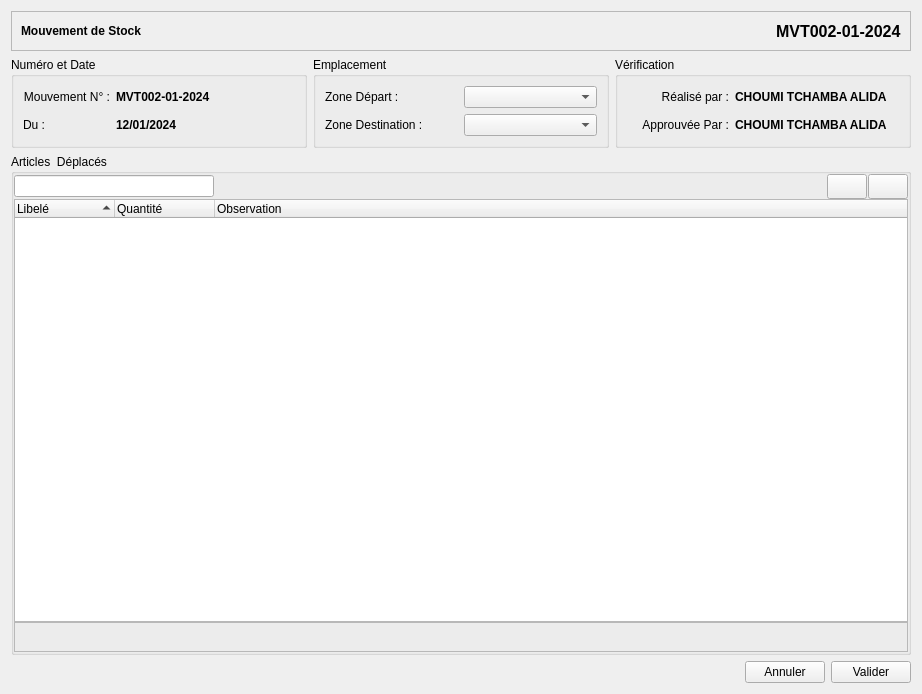
<?xml version="1.0" encoding="UTF-8"?>
<ui version="4.0">
 <class>Form</class>
 <widget class="QWidget" name="Form">
  <property name="geometry">
   <rect>
    <x>0</x>
    <y>0</y>
    <width>922</width>
    <height>694</height>
   </rect>
  </property>
  <property name="windowTitle">
   <string>Form</string>
  </property>
  <layout class="QVBoxLayout" name="verticalLayout_3">
   <item>
    <widget class="QFrame" name="frame_2">
     <property name="enabled">
      <bool>true</bool>
     </property>
     <property name="minimumSize">
      <size>
       <width>0</width>
       <height>40</height>
      </size>
     </property>
     <property name="maximumSize">
      <size>
       <width>16777215</width>
       <height>40</height>
      </size>
     </property>
     <property name="frameShape">
      <enum>QFrame::StyledPanel</enum>
     </property>
     <property name="frameShadow">
      <enum>QFrame::Plain</enum>
     </property>
     <property name="lineWidth">
      <number>0</number>
     </property>
     <layout class="QHBoxLayout" name="horizontalLayout_7">
      <item>
       <widget class="QLabel" name="label_3">
        <property name="sizePolicy">
         <sizepolicy hsizetype="Expanding" vsizetype="Preferred">
          <horstretch>0</horstretch>
          <verstretch>0</verstretch>
         </sizepolicy>
        </property>
        <property name="font">
         <font>
          <bold>true</bold>
         </font>
        </property>
        <property name="lineWidth">
         <number>0</number>
        </property>
        <property name="text">
         <string>Mouvement de Stock</string>
        </property>
       </widget>
      </item>
      <item>
       <widget class="QLabel" name="label_4">
        <property name="font">
         <font>
          <pointsize>12</pointsize>
          <bold>true</bold>
         </font>
        </property>
        <property name="text">
         <string>MVT002-01-2024</string>
        </property>
       </widget>
      </item>
     </layout>
    </widget>
   </item>
   <item>
    <layout class="QHBoxLayout" name="horizontalLayout_6">
     <item>
      <widget class="QGroupBox" name="groupBox">
       <property name="title">
        <string>Numéro et Date</string>
       </property>
       <layout class="QGridLayout" name="gridLayout_4">
        <item row="0" column="0">
         <layout class="QGridLayout" name="gridLayout_3">
          <item row="1" column="0">
           <widget class="QLabel" name="label">
            <property name="sizePolicy">
             <sizepolicy hsizetype="Fixed" vsizetype="Preferred">
              <horstretch>0</horstretch>
              <verstretch>0</verstretch>
             </sizepolicy>
            </property>
            <property name="text">
             <string>Du :</string>
            </property>
            <property name="alignment">
             <set>Qt::AlignRight|Qt::AlignTrailing|Qt::AlignVCenter</set>
            </property>
           </widget>
          </item>
          <item row="1" column="1">
           <widget class="QLabel" name="label_9">
            <property name="sizePolicy">
             <sizepolicy hsizetype="Ignored" vsizetype="Preferred">
              <horstretch>0</horstretch>
              <verstretch>0</verstretch>
             </sizepolicy>
            </property>
            <property name="minimumSize">
             <size>
              <width>70</width>
              <height>0</height>
             </size>
            </property>
            <property name="font">
             <font>
              <bold>true</bold>
             </font>
            </property>
            <property name="text">
             <string>12/01/2024</string>
            </property>
           </widget>
          </item>
          <item row="0" column="0">
           <widget class="QLabel" name="label_5">
            <property name="sizePolicy">
             <sizepolicy hsizetype="Fixed" vsizetype="Preferred">
              <horstretch>0</horstretch>
              <verstretch>0</verstretch>
             </sizepolicy>
            </property>
            <property name="text">
             <string>Mouvement N° :</string>
            </property>
            <property name="alignment">
             <set>Qt::AlignRight|Qt::AlignTrailing|Qt::AlignVCenter</set>
            </property>
           </widget>
          </item>
          <item row="0" column="1">
           <widget class="QLabel" name="label_8">
            <property name="sizePolicy">
             <sizepolicy hsizetype="Ignored" vsizetype="Preferred">
              <horstretch>0</horstretch>
              <verstretch>0</verstretch>
             </sizepolicy>
            </property>
            <property name="minimumSize">
             <size>
              <width>95</width>
              <height>0</height>
             </size>
            </property>
            <property name="font">
             <font>
              <bold>true</bold>
             </font>
            </property>
            <property name="text">
             <string>MVT002-01-2024</string>
            </property>
            <property name="alignment">
             <set>Qt::AlignLeading|Qt::AlignLeft|Qt::AlignVCenter</set>
            </property>
           </widget>
          </item>
         </layout>
        </item>
       </layout>
      </widget>
     </item>
     <item>
      <widget class="QGroupBox" name="groupBox_4">
       <property name="title">
        <string>Emplacement</string>
       </property>
       <layout class="QGridLayout" name="gridLayout_6">
        <item row="0" column="0">
         <layout class="QGridLayout" name="gridLayout_5">
          <item row="1" column="1">
           <widget class="QComboBox" name="comboBox_3"/>
          </item>
          <item row="1" column="0">
           <widget class="QLabel" name="label_12">
            <property name="text">
             <string>Zone Destination :</string>
            </property>
           </widget>
          </item>
          <item row="0" column="0">
           <widget class="QLabel" name="label_17">
            <property name="text">
             <string>Zone Départ :</string>
            </property>
           </widget>
          </item>
          <item row="0" column="1">
           <widget class="QComboBox" name="comboBox_4"/>
          </item>
         </layout>
        </item>
       </layout>
      </widget>
     </item>
     <item>
      <widget class="QGroupBox" name="groupBox_2">
       <property name="title">
        <string>Vérification</string>
       </property>
       <layout class="QGridLayout" name="gridLayout_2">
        <item row="0" column="0">
         <layout class="QHBoxLayout" name="horizontalLayout_4">
          <property name="sizeConstraint">
           <enum>QLayout::SetFixedSize</enum>
          </property>
          <item>
           <widget class="QLabel" name="label_2">
            <property name="maximumSize">
             <size>
              <width>90</width>
              <height>16777215</height>
             </size>
            </property>
            <property name="text">
             <string>Réalisé par :</string>
            </property>
            <property name="alignment">
             <set>Qt::AlignRight|Qt::AlignTrailing|Qt::AlignVCenter</set>
            </property>
           </widget>
          </item>
          <item>
           <widget class="QLabel" name="label_10">
            <property name="sizePolicy">
             <sizepolicy hsizetype="Fixed" vsizetype="Preferred">
              <horstretch>0</horstretch>
              <verstretch>0</verstretch>
             </sizepolicy>
            </property>
            <property name="font">
             <font>
              <bold>true</bold>
             </font>
            </property>
            <property name="text">
             <string>CHOUMI TCHAMBA ALIDA</string>
            </property>
           </widget>
          </item>
         </layout>
        </item>
        <item row="1" column="0">
         <layout class="QHBoxLayout" name="horizontalLayout_5">
          <property name="sizeConstraint">
           <enum>QLayout::SetFixedSize</enum>
          </property>
          <item>
           <widget class="QLabel" name="label_7">
            <property name="maximumSize">
             <size>
              <width>90</width>
              <height>16777215</height>
             </size>
            </property>
            <property name="text">
             <string>Approuvée Par :</string>
            </property>
            <property name="alignment">
             <set>Qt::AlignRight|Qt::AlignTrailing|Qt::AlignVCenter</set>
            </property>
           </widget>
          </item>
          <item>
           <widget class="QLabel" name="label_11">
            <property name="sizePolicy">
             <sizepolicy hsizetype="Fixed" vsizetype="Preferred">
              <horstretch>0</horstretch>
              <verstretch>0</verstretch>
             </sizepolicy>
            </property>
            <property name="font">
             <font>
              <bold>true</bold>
             </font>
            </property>
            <property name="text">
             <string>CHOUMI TCHAMBA ALIDA</string>
            </property>
           </widget>
          </item>
         </layout>
        </item>
       </layout>
      </widget>
     </item>
    </layout>
   </item>
   <item>
    <widget class="QGroupBox" name="groupBox_3">
     <property name="title">
      <string>Articles  Déplacés</string>
     </property>
     <layout class="QGridLayout" name="gridLayout">
      <property name="leftMargin">
       <number>0</number>
      </property>
      <property name="topMargin">
       <number>0</number>
      </property>
      <property name="rightMargin">
       <number>0</number>
      </property>
      <property name="bottomMargin">
       <number>0</number>
      </property>
      <property name="spacing">
       <number>0</number>
      </property>
      <item row="0" column="0">
       <layout class="QVBoxLayout" name="verticalLayout_2">
        <property name="spacing">
         <number>0</number>
        </property>
        <item>
         <layout class="QHBoxLayout" name="horizontalLayout">
          <property name="spacing">
           <number>1</number>
          </property>
          <item>
           <widget class="QLineEdit" name="lineEdit">
            <property name="sizePolicy">
             <sizepolicy hsizetype="Expanding" vsizetype="Fixed">
              <horstretch>0</horstretch>
              <verstretch>0</verstretch>
             </sizepolicy>
            </property>
            <property name="maximumSize">
             <size>
              <width>200</width>
              <height>16777215</height>
             </size>
            </property>
            <property name="toolTip">
             <string extracomment="Enter Barcode to Scan"/>
            </property>
           </widget>
          </item>
          <item>
           <spacer name="horizontalSpacer">
            <property name="orientation">
             <enum>Qt::Horizontal</enum>
            </property>
            <property name="sizeHint" stdset="0">
             <size>
              <width>28</width>
              <height>25</height>
             </size>
            </property>
           </spacer>
          </item>
          <item>
           <widget class="QPushButton" name="pushButton_2">
            <property name="minimumSize">
             <size>
              <width>0</width>
              <height>25</height>
             </size>
            </property>
            <property name="icon">
             <iconset resource="stock.qrc">
              <normaloff>:/icons/icons/list-remove.png</normaloff>:/icons/icons/list-remove.png</iconset>
            </property>
           </widget>
          </item>
          <item>
           <widget class="QPushButton" name="pushButton">
            <property name="minimumSize">
             <size>
              <width>0</width>
              <height>25</height>
             </size>
            </property>
            <property name="icon">
             <iconset resource="stock.qrc">
              <normaloff>:/icons/icons/list-add.png</normaloff>:/icons/icons/list-add.png</iconset>
            </property>
           </widget>
          </item>
         </layout>
        </item>
        <item>
         <widget class="QWidget" name="widget" native="true">
          <layout class="QVBoxLayout" name="verticalLayout">
           <property name="spacing">
            <number>0</number>
           </property>
           <property name="leftMargin">
            <number>0</number>
           </property>
           <property name="topMargin">
            <number>0</number>
           </property>
           <property name="rightMargin">
            <number>0</number>
           </property>
           <property name="bottomMargin">
            <number>0</number>
           </property>
           <item>
            <widget class="QTreeWidget" name="treeWidget">
             <property name="alternatingRowColors">
              <bool>true</bool>
             </property>
             <property name="uniformRowHeights">
              <bool>true</bool>
             </property>
             <property name="sortingEnabled">
              <bool>true</bool>
             </property>
             <attribute name="headerHighlightSections">
              <bool>true</bool>
             </attribute>
             <column>
              <property name="text">
               <string>Libelé</string>
              </property>
             </column>
             <column>
              <property name="text">
               <string>Quantité</string>
              </property>
             </column>
             <column>
              <property name="text">
               <string>Observation</string>
              </property>
             </column>
            </widget>
           </item>
           <item>
            <widget class="QFrame" name="frame_3">
             <property name="minimumSize">
              <size>
               <width>0</width>
               <height>30</height>
              </size>
             </property>
             <property name="frameShape">
              <enum>QFrame::StyledPanel</enum>
             </property>
             <property name="frameShadow">
              <enum>QFrame::Raised</enum>
             </property>
            </widget>
           </item>
          </layout>
         </widget>
        </item>
       </layout>
      </item>
     </layout>
    </widget>
   </item>
   <item>
    <layout class="QHBoxLayout" name="horizontalLayout_2">
     <item>
      <spacer name="horizontalSpacer_2">
       <property name="orientation">
        <enum>Qt::Horizontal</enum>
       </property>
       <property name="sizeHint" stdset="0">
        <size>
         <width>40</width>
         <height>20</height>
        </size>
       </property>
      </spacer>
     </item>
     <item>
      <widget class="QPushButton" name="pushButton_3">
       <property name="text">
        <string>Annuler</string>
       </property>
      </widget>
     </item>
     <item>
      <widget class="QPushButton" name="pushButton_4">
       <property name="text">
        <string>Valider</string>
       </property>
      </widget>
     </item>
    </layout>
   </item>
  </layout>
 </widget>
 <resources>
  <include location="stock.qrc"/>
 </resources>
 <connections/>
</ui>
